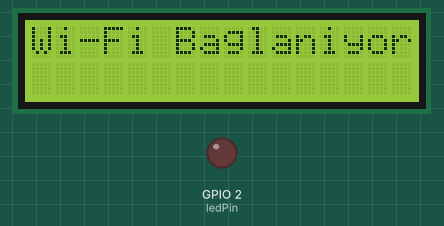
Recording of a sketch running on a simulated ESP32. On the bench: 16×2 character LCD, output pins drawn as LEDs (lit = HIGH). WiFi joins after 1.5 s; servers stay silent unless stated; uploads are accepted with an empty reply; random numbers use the default seed unless the sketch sets one; what the sketch prints to the serial monitor is not drawn.

Above: at 0.1 s.
At 2.1 s:
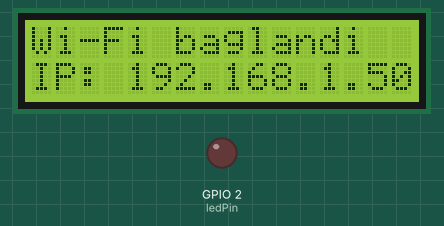

The sketch:

sketch.ino
```cpp
#include <WiFi.h>
#include <HTTPClient.h>
#include "DHT.h"
#include <LiquidCrystal.h>

const char* ssid = "Wokwi-GUEST";
const char* password = "";

// Sunucu URL
const char* serverUrl = "http://nildenizalsan.com.tr/data.xml";

const int ledPin = 2;

LiquidCrystal lcd(16, 17, 18, 19, 21, 22); // RS, E, D4, D5, D6, D7

// DHT sensör ayarları
#define DHTPIN 15 // Sensörün bağlı olduğu pin

#define DHTTYPE DHT22 // DHT sensör tipi (DHT11 veya DHT22 olabilir)
DHT dht(DHTPIN, DHTTYPE);

void setup() {

  lcd.begin(16, 2); // 16x2 LCD için başlatma
  lcd.print("Wi-Fi Baglaniyor"); // Ekranda mesaj göster

  pinMode(ledPin, OUTPUT);
  digitalWrite(ledPin, LOW);

  Serial.begin(115200);
  WiFi.begin(ssid, password);

  // WiFi bağlantısı
  while (WiFi.status() != WL_CONNECTED) {
    delay(1000);
    Serial.println("WiFi'ye bağlanılıyor...");
  }
  lcd.clear();
  lcd.print("Wi-Fi baglandi");
  lcd.setCursor(0, 1); // İkinci satıra geç
  lcd.print("IP: " + WiFi.localIP().toString());

  Serial.println("IP Adresi: " + WiFi.localIP().toString());
  Serial.println("WiFi'ye bağlandı!");
  dht.begin();
}

void sendData() {
  float temperature = random(20, 35) + random(0, 99) / 100.0; // 20.00 - 35.99 arasında sıcaklık
  float humidity = random(40, 60) + random(0, 99) / 100.0;    // 40.00 - 60.99 arasında nem

  if (isnan(temperature) || isnan(humidity)) {
    Serial.println("Sensörden veri okunamadı!");
  } else {
    // XML formatında veri hazırlığı
    String xmlData = "<?xml version=\"1.0\" encoding=\"UTF-8\"?>";
    xmlData += "<data>";
    xmlData += "<temperature>" + String(temperature) + "</temperature>";
    xmlData += "<humidity>" + String(humidity) + "</humidity>";
    xmlData += "</data>";

    Serial.println("Gönderilen XML Verisi:");
    Serial.println(xmlData);

    // HTTP POST isteği gönder
    HTTPClient http;
    http.begin(serverUrl);
    http.addHeader("Content-Type", "application/xml");

    int httpResponseCode = http.POST(xmlData);

    if (httpResponseCode > 0) {
      Serial.println("Veri gönderildi!");
      Serial.println("HTTP Yanıt Kodu: " + String(httpResponseCode));
    } else {
      Serial.println("HTTP isteği başarısız oldu!");
      Serial.println("Hata: " + String(http.errorToString(httpResponseCode).c_str()));
    }

    http.end();
  }
}

void fetchData() {
  if (WiFi.status() == WL_CONNECTED) {
    HTTPClient http;
    http.begin(serverUrl);

    int httpResponseCode = http.GET();

    if (httpResponseCode > 0) {
      String response = http.getString();
      Serial.println("HTTP Yanıt Kodu: " + String(httpResponseCode));
      Serial.println("Alınan Veri:");
      Serial.println(response);

      lcd.clear();
      lcd.print("Alinan Veri:");
      lcd.setCursor(0, 1);
      lcd.print(response.substring(0, 16)); // LCD için ilk 16 karakter
    } else {
      Serial.println("HTTP isteği başarısız oldu!");
      Serial.println("Hata: " + String(http.errorToString(httpResponseCode).c_str()));
    }

    http.end();
  } else {
    Serial.println("WiFi bağlantısı kaybedildi!");
  }
}

void loop() {
  sendData();
  delay(10000); // Veri gönderme için bekleme
  fetchData();
  delay(10000); // Veri alma için bekleme
}
```
